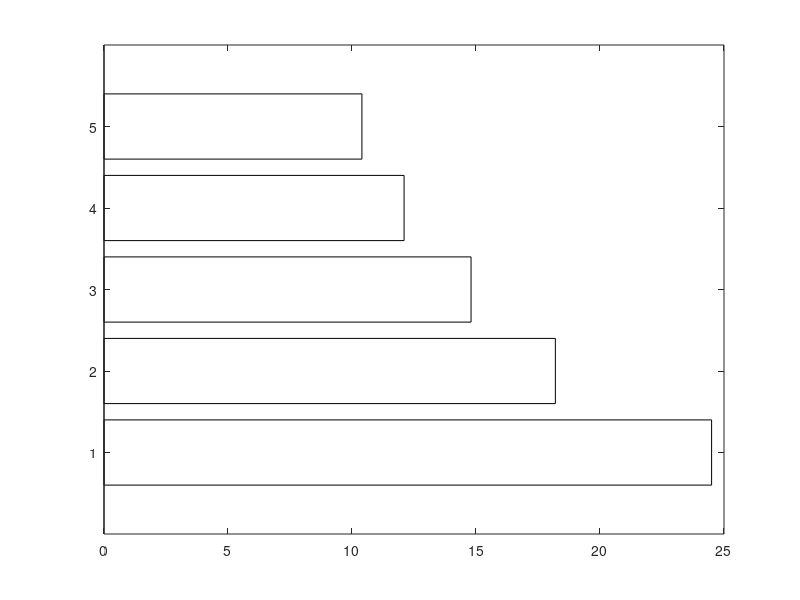

Recreate this plot in MATLAB. (Note: this script raises an error after producing the figure.)
% =========================================================================
% SCRIPT 3: script_3_feature_importance_crop.m
% Crop Recommendation Model — Top-5 Feature Importance
% -------------------------------------------------------------------------
% Model  : CatBoost Multiclass Classifier V2.1.0
% Source : CROP_MODEL_PERFORMANCE_REPORT.md / ACADEMIC_MODEL_REPORT_V2.md
% Note   : These top-5 values are for the CROP classifier (22 input features).
%          The yield model's feature importance is in script_4.
% =========================================================================
clear; clc; close all;

%% ---- DATA ---------------------------------------------------------------
% Top-5 feature importance for the Crop Recommendation CatBoost classifier
% (from CROP_MODEL_PERFORMANCE_REPORT.md, Section: Feature Importance)
features = { ...
    'Rainfall (mm)',              ...   % rank 1
    'Soil pH',                    ...   % rank 2
    'N x pH Interaction',         ...   % rank 3  (engineered: N * pH)
    'Temperature (C)',            ...   % rank 4
    'Soil Phosphorus (P)'         };    % rank 5

importance = [24.5, 18.2, 14.8, 12.1, 10.4];

% Engineering flags (1 = domain-engineered feature, 0 = raw sensor)
is_engineered = [0, 0, 1, 0, 0];

%% ---- FIGURE 5: Horizontal Bar — Feature Importance ----------------------
fig5 = figure('Name', 'Fig5 Crop Feature Importance', 'NumberTitle', 'off', ...
              'Position', [80, 80, 870, 480]);

bar_colors = [0.20, 0.52, 0.90;   % blue   — Rainfall
              0.15, 0.72, 0.35;   % green  — Soil pH
              0.90, 0.30, 0.20;   % red    — Engineered interaction
              0.95, 0.62, 0.10;   % amber  — Temperature
              0.55, 0.25, 0.78];  % purple — Phosphorus

b5 = barh(importance, 'FaceColor', 'flat');
for i = 1:5
    b5.CData(i,:) = bar_colors(i,:);
end

set(gca, 'YTickLabel', features, 'FontSize', 12, ...
         'TickLabelInterpreter', 'none');
xlabel('Feature Importance (%)', 'FontSize', 13);
title({'Crop Recommendation Model (CatBoost V2.1.0)', ...
       'Top-5 Feature Importance — Soil, Climate & Engineered Interactions'}, ...
      'FontSize', 12, 'FontWeight', 'bold');
xlim([0, 31]);
grid on; box on;

for i = 1:5
    lbl = sprintf('%.1f%%', importance(i));
    if is_engineered(i)
        lbl = [lbl, '  [engineered]'];
    end
    text(importance(i) + 0.5, i, lbl, ...
         'VerticalAlignment', 'middle', 'FontSize', 10, 'FontWeight', 'bold');
end

% Cumulative importance annotation
cum_pct = sum(importance);
dim_ann = [0.62, 0.04, 0.30, 0.07];
annotation('textbox', dim_ann, ...
           'String', sprintf('Top-5 cumulative importance: %.1f%%', cum_pct), ...
           'FontSize', 9, 'EdgeColor', [0.5 0.5 0.5], ...
           'BackgroundColor', [0.96 0.96 0.96], 'FitBoxToText', 'on');

print(fig5, 'fig5_feature_importance_crop', '-dpng', '-r300');
fprintf('Saved: fig5_feature_importance_crop.png\n');

%% ---- FEATURE IMPORTANCE MATRIX (Console) --------------------------------
fprintf('\n=======================================================\n');
fprintf('  CROP MODEL — FEATURE IMPORTANCE RANKING (Top 5/22)\n');
fprintf('=======================================================\n');
fprintf('%-5s  %-30s  %-12s  %-10s\n', 'Rank', 'Feature', 'Importance', 'Type');
fprintf('%s\n', repmat('-', 1, 62));
types = {'Raw', 'Raw', 'Engineered', 'Raw', 'Raw'};
for i = 1:5
    fprintf('%-5d  %-30s  %-12.1f  %-10s\n', i, features{i}, importance(i), types{i});
end
fprintf('%s\n', repmat('-', 1, 62));
fprintf('  Cumulative Top-5 importance: %.1f%%\n', sum(importance));
fprintf('  Total features in model: 22 (8 categorical + 14 numeric)\n');
fprintf('=======================================================\n\n');
